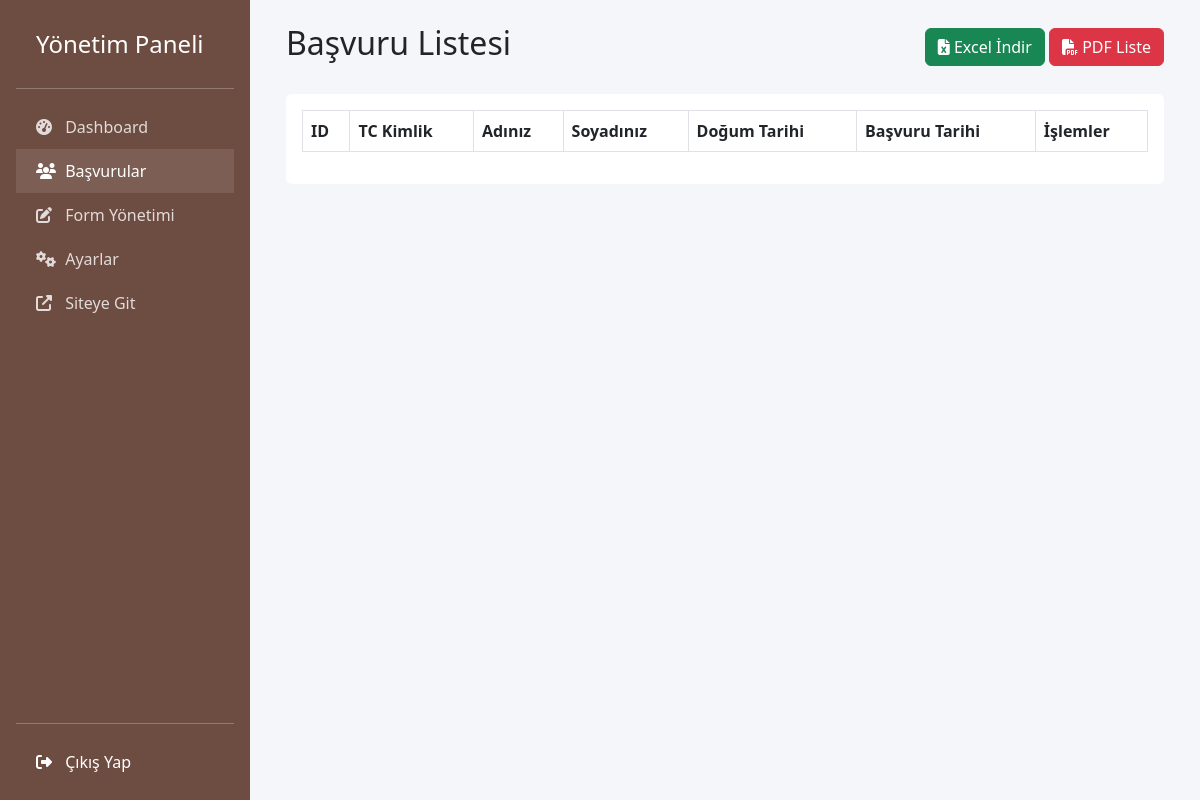
The app's page /admin/students.php (signed in) with its own data.
### tables this page shows
CREATE TABLE `form_fields` (
  `id` int(11) NOT NULL,
  `label` varchar(255) NOT NULL,
  `input_type` enum('text','number','date','select','textarea') NOT NULL,
  `options` text DEFAULT NULL COMMENT 'Comma separated options if select',
  `is_required` tinyint(1) NOT NULL DEFAULT 1,
  `order_num` int(11) NOT NULL DEFAULT 0,
  `show_in_pdf` tinyint(1) NOT NULL DEFAULT 1
);

### admin/students.php (the view, shortened to what this page needs)
<?php
require_once 'includes/header.php';
$fields_stmt = $pdo->query("SELECT * FROM form_fields ORDER BY order_num ASC");
$all_fields = $fields_stmt->fetchAll();
?>
<div class="container-fluid">
    <div class="d-flex justify-content-between align-items-center mb-4">
        <h2>Başvuru Listesi</h2>
        <div>
            <a href="export_excel.php" class="btn btn-success"><i class="fas fa-file-excel"></i> Excel İndir</a>
           <a href="export_pdf_list.php" class="btn btn-danger"><i class="fas fa-file-pdf"></i> PDF Liste</a>
        </div>
    </div>
    <div class="card">
        <div class="card-body">
            <div class="table-responsive">
                <table id="studentsTable" class="table table-striped table-bordered">
                    <thead>
                        <tr>
                            <th>ID</th>
                            <th>TC Kimlik</th>
                            <?php
                            $count = 0;
                            foreach($all_fields as $field) {
                                if ($count < 3) {
                                    echo "<th>" . htmlspecialchars($field['label']) . "</th>";
                                }
                                $count++;
                            }
                            ?>
                            <th>Başvuru Tarihi</th>
                            <th>İşlemler</th>
                        </tr>
                    </thead>
                </table>
            </div>
        </div>
    </div>
</div>
<?php require_once 'includes/footer.php'; ?>

### admin/includes/header.php (shortened to what this page needs)
<!DOCTYPE html>
<html lang="tr">
<head>
    <link href="https://cdn.jsdelivr.net/npm/bootstrap@5.3.0/dist/css/bootstrap.min.css" rel="stylesheet">
    <link rel="stylesheet" href="https://cdnjs.cloudflare.com/ajax/libs/font-awesome/6.4.0/css/all.min.css">
    <link rel="stylesheet" href="https://cdn.jsdelivr.net/npm/sweetalert2@11/dist/sweetalert2.min.css">
    <link rel="stylesheet" href="https://cdn.datatables.net/1.13.4/css/dataTables.bootstrap5.min.css">
</head>
<body>
<div class="d-flex">
    <div class="sidebar d-flex flex-column flex-shrink-0 p-3" style="width: 250px;">
        <a href="dashboard.php" class="d-flex align-items-center mb-3 mb-md-0 me-md-auto text-white text-decoration-none">
            <span class="fs-4">Yönetim Paneli</span>
        </a>
        <hr>
        <ul class="nav nav-pills flex-column mb-auto">
            <li class="nav-item">
                <a href="dashboard.php" class="<?php echo basename($_SERVER['PHP_SELF']) == 'dashboard.php' ? 'active' : ''; ?>">
                    <i class="fas fa-tachometer-alt"></i> Dashboard
                </a>
            </li>
            <li>
                <a href="students.php" class="<?php echo basename($_SERVER['PHP_SELF']) == 'students.php' ? 'active' : ''; ?>">
                    <i class="fas fa-users"></i> Başvurular
                </a>
            </li>
            <li>
                <a href="form_builder.php" class="<?php echo basename($_SERVER['PHP_SELF']) == 'form_builder.php' ? 'active' : ''; ?>">
                    <i class="fas fa-edit"></i> Form Yönetimi
                </a>
            </li>
            <li>
                <a href="settings.php" class="<?php echo basename($_SERVER['PHP_SELF']) == 'settings.php' ? 'active' : ''; ?>">
                    <i class="fas fa-cogs"></i> Ayarlar
                </a>
            </li>
             <li>
                <a href="../index.php" target="_blank">
                    <i class="fas fa-external-link-alt"></i> Siteye Git
                </a>
            </li>
        </ul>
        <hr>
        <div>
            <a href="logout.php" class="text-white"><i class="fas fa-sign-out-alt"></i> Çıkış Yap</a>
        </div>
    </div>
    <div class="flex-grow-1 p-4" style="height: 100vh; overflow-y: auto;">

### admin/includes/footer.php (shortened to what this page needs)
    </div>
</div>
</body>
</html>

### admin/includes/header.php (style rules this page uses)
body { background-color: #f4f6f9; }
.sidebar { min-height: 100vh; background: #6D4C41; color: white; }
.sidebar a { color: rgba(255,255,255,0.8); text-decoration: none; padding: 10px 20px; display: block; }
.sidebar a:hover, .sidebar a.active { background: rgba(255,255,255,0.1); color: white; }
.sidebar i { width: 25px; }
.card { border: none; shadow: 0 0 10px rgba(0,0,0,0.1); }

### records on screen
form_fields: label "Adınız"
form_fields: label "Soyadınız"
form_fields: label "Doğum Tarihi"
